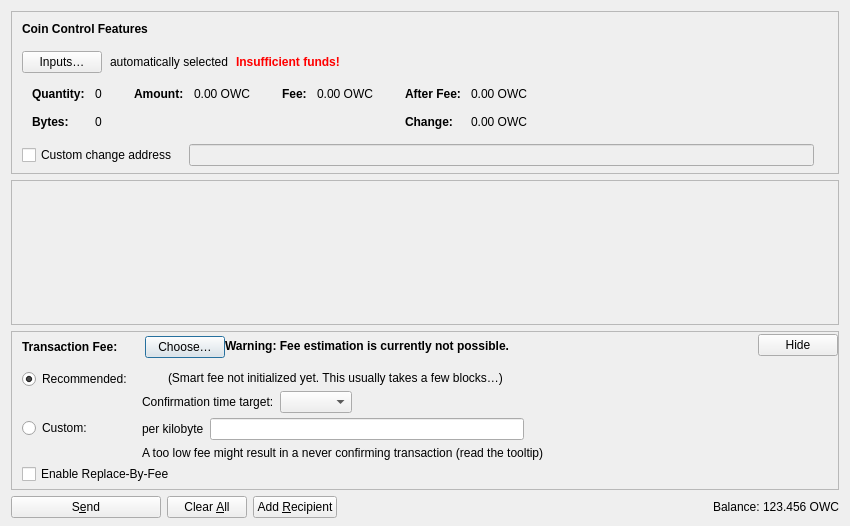
<?xml version="1.0" encoding="UTF-8"?>
<ui version="4.0">
 <class>SendCoinsDialog</class>
 <widget class="QDialog" name="SendCoinsDialog">
  <property name="geometry">
   <rect>
    <x>0</x>
    <y>0</y>
    <width>850</width>
    <height>526</height>
   </rect>
  </property>
  <property name="windowTitle">
   <string>Send Coins</string>
  </property>
  <layout class="QVBoxLayout" name="verticalLayout" stretch="0,1,0,0">
   <property name="bottomMargin">
    <number>8</number>
   </property>
   <item>
    <widget class="QFrame" name="frameCoinControl">
     <property name="sizePolicy">
      <sizepolicy hsizetype="Expanding" vsizetype="Expanding">
       <horstretch>0</horstretch>
       <verstretch>0</verstretch>
      </sizepolicy>
     </property>
     <property name="maximumSize">
      <size>
       <width>16777215</width>
       <height>16777215</height>
      </size>
     </property>
     <property name="frameShape">
      <enum>QFrame::StyledPanel</enum>
     </property>
     <property name="frameShadow">
      <enum>QFrame::Sunken</enum>
     </property>
     <layout class="QVBoxLayout" name="verticalLayoutCoinControl2">
      <property name="spacing">
       <number>0</number>
      </property>
      <property name="leftMargin">
       <number>0</number>
      </property>
      <property name="topMargin">
       <number>0</number>
      </property>
      <property name="rightMargin">
       <number>0</number>
      </property>
      <property name="bottomMargin">
       <number>6</number>
      </property>
      <item>
       <layout class="QVBoxLayout" name="verticalLayoutCoinControl" stretch="0,0,0,0,1">
        <property name="spacing">
         <number>0</number>
        </property>
        <property name="leftMargin">
         <number>10</number>
        </property>
        <property name="topMargin">
         <number>10</number>
        </property>
        <item>
         <layout class="QHBoxLayout" name="horizontalLayoutCoinControl1">
          <property name="bottomMargin">
           <number>15</number>
          </property>
          <item>
           <widget class="QLabel" name="labelCoinControlFeatures">
            <property name="sizePolicy">
             <sizepolicy hsizetype="Preferred" vsizetype="Maximum">
              <horstretch>0</horstretch>
              <verstretch>0</verstretch>
             </sizepolicy>
            </property>
            <property name="font">
             <font>
              <weight>75</weight>
              <bold>true</bold>
             </font>
            </property>
            <property name="styleSheet">
             <string notr="true">font-weight:bold;</string>
            </property>
            <property name="text">
             <string>Coin Control Features</string>
            </property>
           </widget>
          </item>
         </layout>
        </item>
        <item>
         <layout class="QHBoxLayout" name="horizontalLayoutCoinControl2" stretch="0,0,0,0">
          <property name="spacing">
           <number>8</number>
          </property>
          <property name="bottomMargin">
           <number>10</number>
          </property>
          <item>
           <widget class="QPushButton" name="pushButtonCoinControl">
            <property name="styleSheet">
             <string notr="true"/>
            </property>
            <property name="text">
             <string>Inputs…</string>
            </property>
            <property name="autoDefault">
             <bool>false</bool>
            </property>
           </widget>
          </item>
          <item>
           <widget class="QLabel" name="labelCoinControlAutomaticallySelected">
            <property name="text">
             <string>automatically selected</string>
            </property>
            <property name="margin">
             <number>5</number>
            </property>
           </widget>
          </item>
          <item>
           <widget class="QLabel" name="labelCoinControlInsuffFunds">
            <property name="font">
             <font>
              <weight>75</weight>
              <bold>true</bold>
             </font>
            </property>
            <property name="styleSheet">
             <string notr="true">color:red;font-weight:bold;</string>
            </property>
            <property name="text">
             <string>Insufficient funds!</string>
            </property>
            <property name="margin">
             <number>5</number>
            </property>
           </widget>
          </item>
          <item>
           <spacer name="horizontalSpacerCoinControl">
            <property name="orientation">
             <enum>Qt::Horizontal</enum>
            </property>
            <property name="sizeHint" stdset="0">
             <size>
              <width>40</width>
              <height>1</height>
             </size>
            </property>
           </spacer>
          </item>
         </layout>
        </item>
        <item>
         <widget class="QWidget" name="widgetCoinControl" native="true">
          <property name="sizePolicy">
           <sizepolicy hsizetype="Preferred" vsizetype="Preferred">
            <horstretch>0</horstretch>
            <verstretch>0</verstretch>
           </sizepolicy>
          </property>
          <property name="minimumSize">
           <size>
            <width>0</width>
            <height>0</height>
           </size>
          </property>
          <property name="styleSheet">
           <string notr="true"/>
          </property>
          <layout class="QHBoxLayout" name="horizontalLayoutCoinControl5">
           <property name="leftMargin">
            <number>0</number>
           </property>
           <property name="topMargin">
            <number>0</number>
           </property>
           <property name="rightMargin">
            <number>0</number>
           </property>
           <property name="bottomMargin">
            <number>0</number>
           </property>
           <item>
            <layout class="QHBoxLayout" name="horizontalLayoutCoinControl3" stretch="0,0,0,1">
             <property name="spacing">
              <number>20</number>
             </property>
             <property name="topMargin">
              <number>0</number>
             </property>
             <property name="bottomMargin">
              <number>10</number>
             </property>
             <item>
              <layout class="QFormLayout" name="formLayoutCoinControl1">
               <property name="labelAlignment">
                <set>Qt::AlignLeft|Qt::AlignVCenter</set>
               </property>
               <property name="horizontalSpacing">
                <number>10</number>
               </property>
               <property name="verticalSpacing">
                <number>14</number>
               </property>
               <property name="leftMargin">
                <number>10</number>
               </property>
               <property name="topMargin">
                <number>4</number>
               </property>
               <property name="rightMargin">
                <number>6</number>
               </property>
               <item row="0" column="0">
                <widget class="QLabel" name="labelCoinControlQuantityText">
                 <property name="font">
                  <font>
                   <weight>75</weight>
                   <bold>true</bold>
                  </font>
                 </property>
                 <property name="text">
                  <string>Quantity:</string>
                 </property>
                 <property name="margin">
                  <number>0</number>
                 </property>
                </widget>
               </item>
               <item row="0" column="1">
                <widget class="QLabel" name="labelCoinControlQuantity">
                 <property name="cursor">
                  <cursorShape>IBeamCursor</cursorShape>
                 </property>
                 <property name="contextMenuPolicy">
                  <enum>Qt::ActionsContextMenu</enum>
                 </property>
                 <property name="text">
                  <string notr="true">0</string>
                 </property>
                 <property name="margin">
                  <number>0</number>
                 </property>
                 <property name="textInteractionFlags">
                  <set>Qt::LinksAccessibleByMouse|Qt::TextSelectableByKeyboard|Qt::TextSelectableByMouse</set>
                 </property>
                </widget>
               </item>
               <item row="1" column="0">
                <widget class="QLabel" name="labelCoinControlBytesText">
                 <property name="font">
                  <font>
                   <weight>75</weight>
                   <bold>true</bold>
                  </font>
                 </property>
                 <property name="text">
                  <string>Bytes:</string>
                 </property>
                </widget>
               </item>
               <item row="1" column="1">
                <widget class="QLabel" name="labelCoinControlBytes">
                 <property name="cursor">
                  <cursorShape>IBeamCursor</cursorShape>
                 </property>
                 <property name="contextMenuPolicy">
                  <enum>Qt::ActionsContextMenu</enum>
                 </property>
                 <property name="text">
                  <string notr="true">0</string>
                 </property>
                 <property name="textInteractionFlags">
                  <set>Qt::LinksAccessibleByMouse|Qt::TextSelectableByKeyboard|Qt::TextSelectableByMouse</set>
                 </property>
                </widget>
               </item>
              </layout>
             </item>
             <item>
              <layout class="QFormLayout" name="formLayoutCoinControl2">
               <property name="horizontalSpacing">
                <number>10</number>
               </property>
               <property name="verticalSpacing">
                <number>14</number>
               </property>
               <property name="leftMargin">
                <number>6</number>
               </property>
               <property name="topMargin">
                <number>4</number>
               </property>
               <property name="rightMargin">
                <number>6</number>
               </property>
               <item row="0" column="0">
                <widget class="QLabel" name="labelCoinControlAmountText">
                 <property name="font">
                  <font>
                   <weight>75</weight>
                   <bold>true</bold>
                  </font>
                 </property>
                 <property name="text">
                  <string>Amount:</string>
                 </property>
                 <property name="margin">
                  <number>0</number>
                 </property>
                </widget>
               </item>
               <item row="0" column="1">
                <widget class="QLabel" name="labelCoinControlAmount">
                 <property name="cursor">
                  <cursorShape>IBeamCursor</cursorShape>
                 </property>
                 <property name="contextMenuPolicy">
                  <enum>Qt::ActionsContextMenu</enum>
                 </property>
                 <property name="text">
                  <string notr="true">0.00 OWC</string>
                 </property>
                 <property name="textInteractionFlags">
                  <set>Qt::LinksAccessibleByMouse|Qt::TextSelectableByKeyboard|Qt::TextSelectableByMouse</set>
                 </property>
                </widget>
               </item>
              </layout>
             </item>
             <item>
              <layout class="QFormLayout" name="formLayoutCoinControl3">
               <property name="horizontalSpacing">
                <number>10</number>
               </property>
               <property name="verticalSpacing">
                <number>14</number>
               </property>
               <property name="leftMargin">
                <number>6</number>
               </property>
               <property name="topMargin">
                <number>4</number>
               </property>
               <property name="rightMargin">
                <number>6</number>
               </property>
               <item row="0" column="0">
                <widget class="QLabel" name="labelCoinControlFeeText">
                 <property name="font">
                  <font>
                   <weight>75</weight>
                   <bold>true</bold>
                  </font>
                 </property>
                 <property name="text">
                  <string>Fee:</string>
                 </property>
                 <property name="margin">
                  <number>0</number>
                 </property>
                </widget>
               </item>
               <item row="0" column="1">
                <widget class="QLabel" name="labelCoinControlFee">
                 <property name="cursor">
                  <cursorShape>IBeamCursor</cursorShape>
                 </property>
                 <property name="contextMenuPolicy">
                  <enum>Qt::ActionsContextMenu</enum>
                 </property>
                 <property name="text">
                  <string notr="true">0.00 OWC</string>
                 </property>
                 <property name="textInteractionFlags">
                  <set>Qt::LinksAccessibleByMouse|Qt::TextSelectableByKeyboard|Qt::TextSelectableByMouse</set>
                 </property>
                </widget>
               </item>
              </layout>
             </item>
             <item>
              <layout class="QFormLayout" name="formLayoutCoinControl4">
               <property name="labelAlignment">
                <set>Qt::AlignLeft|Qt::AlignVCenter</set>
               </property>
               <property name="horizontalSpacing">
                <number>10</number>
               </property>
               <property name="verticalSpacing">
                <number>14</number>
               </property>
               <property name="leftMargin">
                <number>6</number>
               </property>
               <property name="topMargin">
                <number>4</number>
               </property>
               <property name="rightMargin">
                <number>6</number>
               </property>
               <item row="0" column="0">
                <widget class="QLabel" name="labelCoinControlAfterFeeText">
                 <property name="font">
                  <font>
                   <weight>75</weight>
                   <bold>true</bold>
                  </font>
                 </property>
                 <property name="text">
                  <string>After Fee:</string>
                 </property>
                 <property name="margin">
                  <number>0</number>
                 </property>
                </widget>
               </item>
               <item row="0" column="1">
                <widget class="QLabel" name="labelCoinControlAfterFee">
                 <property name="cursor">
                  <cursorShape>IBeamCursor</cursorShape>
                 </property>
                 <property name="contextMenuPolicy">
                  <enum>Qt::ActionsContextMenu</enum>
                 </property>
                 <property name="text">
                  <string notr="true">0.00 OWC</string>
                 </property>
                 <property name="textInteractionFlags">
                  <set>Qt::LinksAccessibleByMouse|Qt::TextSelectableByKeyboard|Qt::TextSelectableByMouse</set>
                 </property>
                </widget>
               </item>
               <item row="1" column="0">
                <widget class="QLabel" name="labelCoinControlChangeText">
                 <property name="font">
                  <font>
                   <weight>75</weight>
                   <bold>true</bold>
                  </font>
                 </property>
                 <property name="text">
                  <string>Change:</string>
                 </property>
                </widget>
               </item>
               <item row="1" column="1">
                <widget class="QLabel" name="labelCoinControlChange">
                 <property name="cursor">
                  <cursorShape>IBeamCursor</cursorShape>
                 </property>
                 <property name="contextMenuPolicy">
                  <enum>Qt::ActionsContextMenu</enum>
                 </property>
                 <property name="text">
                  <string notr="true">0.00 OWC</string>
                 </property>
                 <property name="textInteractionFlags">
                  <set>Qt::LinksAccessibleByMouse|Qt::TextSelectableByKeyboard|Qt::TextSelectableByMouse</set>
                 </property>
                </widget>
               </item>
              </layout>
             </item>
            </layout>
           </item>
          </layout>
         </widget>
        </item>
        <item>
         <layout class="QHBoxLayout" name="horizontalLayoutCoinControl4" stretch="0,0,0">
          <property name="spacing">
           <number>12</number>
          </property>
          <property name="sizeConstraint">
           <enum>QLayout::SetDefaultConstraint</enum>
          </property>
          <property name="topMargin">
           <number>5</number>
          </property>
          <property name="rightMargin">
           <number>5</number>
          </property>
          <item>
           <widget class="QCheckBox" name="checkBoxCoinControlChange">
            <property name="toolTip">
             <string>If this is activated, but the change address is empty or invalid, change will be sent to a newly generated address.</string>
            </property>
            <property name="text">
             <string>Custom change address</string>
            </property>
           </widget>
          </item>
          <item>
           <widget class="QValidatedLineEdit" name="lineEditCoinControlChange">
            <property name="enabled">
             <bool>false</bool>
            </property>
            <property name="sizePolicy">
             <sizepolicy hsizetype="Expanding" vsizetype="Fixed">
              <horstretch>0</horstretch>
              <verstretch>0</verstretch>
             </sizepolicy>
            </property>
           </widget>
          </item>
          <item>
           <widget class="QLabel" name="labelCoinControlChangeLabel">
            <property name="sizePolicy">
             <sizepolicy hsizetype="Preferred" vsizetype="Expanding">
              <horstretch>0</horstretch>
              <verstretch>0</verstretch>
             </sizepolicy>
            </property>
            <property name="minimumSize">
             <size>
              <width>0</width>
              <height>0</height>
             </size>
            </property>
            <property name="text">
             <string/>
            </property>
            <property name="margin">
             <number>3</number>
            </property>
           </widget>
          </item>
         </layout>
        </item>
        <item>
         <spacer name="verticalSpacerCoinControl">
          <property name="orientation">
           <enum>Qt::Vertical</enum>
          </property>
          <property name="sizeHint" stdset="0">
           <size>
            <width>800</width>
            <height>1</height>
           </size>
          </property>
         </spacer>
        </item>
       </layout>
      </item>
     </layout>
    </widget>
   </item>
   <item>
    <widget class="QScrollArea" name="scrollArea">
     <property name="widgetResizable">
      <bool>true</bool>
     </property>
     <widget class="QWidget" name="scrollAreaWidgetContents">
      <property name="geometry">
       <rect>
        <x>0</x>
        <y>0</y>
        <width>830</width>
        <height>104</height>
       </rect>
      </property>
      <layout class="QVBoxLayout" name="verticalLayout_2" stretch="0,1">
       <property name="leftMargin">
        <number>0</number>
       </property>
       <property name="topMargin">
        <number>0</number>
       </property>
       <property name="rightMargin">
        <number>0</number>
       </property>
       <property name="bottomMargin">
        <number>0</number>
       </property>
       <item>
        <layout class="QVBoxLayout" name="entries">
         <property name="spacing">
          <number>6</number>
         </property>
        </layout>
       </item>
       <item>
        <spacer name="verticalSpacer">
         <property name="orientation">
          <enum>Qt::Vertical</enum>
         </property>
         <property name="sizeHint" stdset="0">
          <size>
           <width>20</width>
           <height>40</height>
          </size>
         </property>
        </spacer>
       </item>
      </layout>
     </widget>
    </widget>
   </item>
   <item>
    <widget class="QFrame" name="frameFee">
     <property name="sizePolicy">
      <sizepolicy hsizetype="Expanding" vsizetype="Expanding">
       <horstretch>0</horstretch>
       <verstretch>0</verstretch>
      </sizepolicy>
     </property>
     <property name="maximumSize">
      <size>
       <width>16777215</width>
       <height>16777215</height>
      </size>
     </property>
     <property name="frameShape">
      <enum>QFrame::StyledPanel</enum>
     </property>
     <property name="frameShadow">
      <enum>QFrame::Sunken</enum>
     </property>
     <layout class="QVBoxLayout" name="verticalLayoutFee1">
      <property name="spacing">
       <number>0</number>
      </property>
      <property name="leftMargin">
       <number>0</number>
      </property>
      <property name="topMargin">
       <number>0</number>
      </property>
      <property name="rightMargin">
       <number>0</number>
      </property>
      <property name="bottomMargin">
       <number>0</number>
      </property>
      <item>
       <layout class="QVBoxLayout" name="verticalLayoutFee2" stretch="0,0,0">
        <property name="spacing">
         <number>0</number>
        </property>
        <property name="leftMargin">
         <number>10</number>
        </property>
        <property name="topMargin">
         <number>0</number>
        </property>
        <item>
         <layout class="QHBoxLayout" name="horizontalLayoutFee1">
          <property name="bottomMargin">
           <number>0</number>
          </property>
          <item>
           <layout class="QVBoxLayout" name="verticalLayoutFee7">
            <property name="spacing">
             <number>0</number>
            </property>
            <item>
             <spacer name="verticalSpacerSmartFee">
              <property name="orientation">
               <enum>Qt::Vertical</enum>
              </property>
              <property name="sizeType">
               <enum>QSizePolicy::Fixed</enum>
              </property>
              <property name="sizeHint" stdset="0">
               <size>
                <width>1</width>
                <height>4</height>
               </size>
              </property>
             </spacer>
            </item>
            <item>
             <layout class="QHBoxLayout" name="horizontalLayoutSmartFee">
              <property name="spacing">
               <number>10</number>
              </property>
              <item>
               <widget class="QLabel" name="labelFeeHeadline">
                <property name="sizePolicy">
                 <sizepolicy hsizetype="Preferred" vsizetype="Maximum">
                  <horstretch>0</horstretch>
                  <verstretch>0</verstretch>
                 </sizepolicy>
                </property>
                <property name="font">
                 <font>
                  <weight>75</weight>
                  <bold>true</bold>
                 </font>
                </property>
                <property name="styleSheet">
                 <string notr="true">font-weight:bold;</string>
                </property>
                <property name="text">
                 <string>Transaction Fee:</string>
                </property>
               </widget>
              </item>
              <item>
               <widget class="QLabel" name="labelFeeMinimized">
                <property name="text">
                 <string/>
                </property>
               </widget>
              </item>
              <item>
               <widget class="QPushButton" name="buttonChooseFee">
                <property name="text">
                 <string>Choose…</string>
                </property>
               </widget>
              </item>
             </layout>
            </item>
            <item>
             <spacer name="verticalSpacer_5">
              <property name="orientation">
               <enum>Qt::Vertical</enum>
              </property>
              <property name="sizeHint" stdset="0">
               <size>
                <width>1</width>
                <height>1</height>
               </size>
              </property>
             </spacer>
            </item>
           </layout>
          </item>
          <item>
           <widget class="QLabel" name="fallbackFeeWarningLabel">
            <property name="toolTip">
             <string>Using the fallbackfee can result in sending a transaction that will take several hours or days (or never) to confirm. Consider choosing your fee manually or wait until you have validated the complete chain.</string>
            </property>
            <property name="font">
            <font>
                <weight>75</weight>
                <bold>true</bold>
            </font>
            </property>
            <property name="text">
             <string>Warning: Fee estimation is currently not possible.</string>
            </property>
            <property name="wordWrap">
             <bool>false</bool>
            </property>
           </widget>
          </item>
          <item>
           <spacer name="horizontalSpacer_4">
            <property name="orientation">
             <enum>Qt::Horizontal</enum>
            </property>
            <property name="sizeType">
             <enum>QSizePolicy::MinimumExpanding</enum>
            </property>
            <property name="sizeHint" stdset="0">
             <size>
              <width>40</width>
              <height>20</height>
             </size>
            </property>
           </spacer>
          </item>
          <item>
           <widget class="QPushButton" name="buttonMinimizeFee">
            <property name="toolTip">
             <string>Hide transaction fee settings</string>
            </property>
            <property name="text">
             <string>Hide</string>
            </property>
           </widget>
          </item>
         </layout>
        </item>
        <item>
         <widget class="QFrame" name="frameFeeSelection">
          <layout class="QVBoxLayout" name="verticalLayoutFee12">
           <property name="spacing">
            <number>0</number>
           </property>
           <property name="leftMargin">
            <number>0</number>
           </property>
           <property name="topMargin">
            <number>0</number>
           </property>
           <property name="rightMargin">
            <number>0</number>
           </property>
           <property name="bottomMargin">
            <number>0</number>
           </property>
           <item>
            <layout class="QGridLayout" name="gridLayoutFee">
             <property name="topMargin">
              <number>10</number>
             </property>
             <property name="bottomMargin">
              <number>4</number>
             </property>
             <property name="horizontalSpacing">
              <number>10</number>
             </property>
             <property name="verticalSpacing">
              <number>4</number>
             </property>
             <item row="1" column="1">
              <layout class="QVBoxLayout" name="verticalLayoutFee8">
               <property name="spacing">
                <number>6</number>
               </property>
               <item>
                <layout class="QHBoxLayout" name="horizontalLayoutFee13">
                 <item>
                  <widget class="QLabel" name="labelCustomPerKilobyte">
                   <property name="toolTip">
                    <string>Specify a custom fee per kB (1,000 bytes) of the transaction's virtual size.

Note:  Since the fee is calculated on a per-byte basis, a fee rate of "100 satoshis per kvB" for a transaction size of 500 virtual bytes (half of 1 kvB) would ultimately yield a fee of only 50 satoshis.</string>
                   </property>
                   <property name="text">
                    <string>per kilobyte</string>
                   </property>
                  </widget>
                 </item>
                 <item>
                  <widget class="OwnCrewAmountField" name="customFee"/>
                 </item>
                 <item>
                  <spacer name="horizontalSpacer_6">
                   <property name="orientation">
                    <enum>Qt::Horizontal</enum>
                   </property>
                   <property name="sizeHint" stdset="0">
                    <size>
                     <width>1</width>
                     <height>1</height>
                    </size>
                   </property>
                  </spacer>
                 </item>
                </layout>
               </item>
               <item>
                <layout class="QHBoxLayout" name="horizontalLayoutFee8">
                 <item>
                  <widget class="QLabel" name="labelCustomFeeWarning">
                   <property name="enabled">
                    <bool>true</bool>
                   </property>
                   <property name="toolTip">
                    <string>When there is less transaction volume than space in the blocks, miners as well as relaying nodes may enforce a minimum fee. Paying only this minimum fee is just fine, but be aware that this can result in a never confirming transaction once there is more demand for owncrew transactions than the network can process.</string>
                   </property>
                   <property name="text">
                    <string>A too low fee might result in a never confirming transaction (read the tooltip)</string>
                   </property>
                  </widget>
                 </item>
                 <item>
                  <spacer name="horizontalSpacer_2">
                   <property name="orientation">
                    <enum>Qt::Horizontal</enum>
                   </property>
                   <property name="sizeHint" stdset="0">
                    <size>
                     <width>1</width>
                     <height>1</height>
                    </size>
                   </property>
                  </spacer>
                 </item>
                </layout>
               </item>
              </layout>
             </item>
             <item row="0" column="0">
              <layout class="QVBoxLayout" name="verticalLayoutFee4" stretch="0,1">
               <item>
                <widget class="QRadioButton" name="radioSmartFee">
                 <property name="text">
                  <string>Recommended:</string>
                 </property>
                 <property name="checked">
                  <bool>true</bool>
                 </property>
                 <attribute name="buttonGroup">
                  <string notr="true">groupFee</string>
                 </attribute>
                </widget>
               </item>
               <item>
                <spacer name="verticalSpacer_2">
                 <property name="orientation">
                  <enum>Qt::Vertical</enum>
                 </property>
                 <property name="sizeHint" stdset="0">
                  <size>
                   <width>1</width>
                   <height>1</height>
                  </size>
                 </property>
                </spacer>
               </item>
              </layout>
             </item>
             <item row="1" column="0">
              <layout class="QVBoxLayout" name="verticalLayoutFee9" stretch="0,1">
               <item>
                <widget class="QRadioButton" name="radioCustomFee">
                 <property name="text">
                  <string>Custom:</string>
                 </property>
                 <attribute name="buttonGroup">
                  <string notr="true">groupFee</string>
                 </attribute>
                </widget>
               </item>
               <item>
                <spacer name="verticalSpacer_6">
                 <property name="orientation">
                  <enum>Qt::Vertical</enum>
                 </property>
                 <property name="sizeHint" stdset="0">
                  <size>
                   <width>1</width>
                   <height>1</height>
                  </size>
                 </property>
                </spacer>
               </item>
              </layout>
             </item>
             <item row="0" column="1">
              <layout class="QVBoxLayout" name="verticalLayoutFee3" stretch="0,0,1">
               <property name="spacing">
                <number>6</number>
               </property>
               <property name="topMargin">
                <number>2</number>
               </property>
               <item>
                <layout class="QHBoxLayout" name="horizontalLayoutFee12">
                 <item>
                  <widget class="QLabel" name="labelSmartFee">
                   <property name="text">
                    <string/>
                   </property>
                  </widget>
                 </item>
                 <item>
                  <widget class="QLabel" name="labelFeeEstimation">
                   <property name="text">
                    <string/>
                   </property>
                  </widget>
                 </item>
                 <item>
                  <widget class="QLabel" name="labelSmartFee2">
                   <property name="text">
                    <string>(Smart fee not initialized yet. This usually takes a few blocks…)</string>
                   </property>
                  </widget>
                 </item>
                 <item>
                  <spacer name="horizontalSpacer_5">
                   <property name="orientation">
                    <enum>Qt::Horizontal</enum>
                   </property>
                   <property name="sizeHint" stdset="0">
                    <size>
                     <width>1</width>
                     <height>1</height>
                    </size>
                   </property>
                  </spacer>
                 </item>
                </layout>
               </item>
               <item>
                <layout class="QHBoxLayout" name="horizontalLayoutFee9">
                 <item>
                  <layout class="QVBoxLayout" name="verticalLayoutFee6">
                   <item>
                    <widget class="QLabel" name="labelSmartFee3">
                     <property name="text">
                      <string>Confirmation time target:</string>
                     </property>
                    </widget>
                   </item>
                  </layout>
                 </item>
                 <item>
                  <layout class="QVBoxLayout" name="verticalLayoutFee5">
                   <property name="rightMargin">
                    <number>30</number>
                   </property>
                   <item>
                    <layout class="QHBoxLayout" name="horizontalLayoutConfTarget">
                     <property name="bottomMargin">
                      <number>0</number>
                     </property>
                     <item>
                      <widget class="QComboBox" name="confTargetSelector"/>
                     </item>
                     <item>
                      <spacer name="horizontalSpacerConfTarget">
                       <property name="orientation">
                        <enum>Qt::Horizontal</enum>
                       </property>
                       <property name="sizeHint" stdset="0">
                        <size>
                         <width>40</width>
                         <height>20</height>
                        </size>
                       </property>
                      </spacer>
                     </item>
                    </layout>
                   </item>
                  </layout>
                 </item>
                </layout>
               </item>
               <item>
                <spacer name="verticalSpacer_4">
                 <property name="orientation">
                  <enum>Qt::Vertical</enum>
                 </property>
                 <property name="sizeHint" stdset="0">
                  <size>
                   <width>1</width>
                   <height>1</height>
                  </size>
                 </property>
                </spacer>
               </item>
              </layout>
             </item>
            </layout>
           </item>
           <item>
            <widget class="QCheckBox" name="optInRBF">
             <property name="text">
              <string>Enable Replace-By-Fee</string>
             </property>
             <property name="toolTip">
              <string>With Replace-By-Fee (BIP-125) you can increase a transaction's fee after it is sent. Without this, a higher fee may be recommended to compensate for increased transaction delay risk.</string>
             </property>
            </widget>
           </item>
          </layout>
         </widget>
        </item>
        <item>
         <spacer name="verticalSpacerFee">
          <property name="orientation">
           <enum>Qt::Vertical</enum>
          </property>
          <property name="sizeHint" stdset="0">
           <size>
            <width>40</width>
            <height>5</height>
           </size>
          </property>
         </spacer>
        </item>
       </layout>
      </item>
     </layout>
    </widget>
   </item>
   <item>
    <layout class="QHBoxLayout" name="horizontalLayout">
     <item>
      <widget class="QPushButton" name="sendButton">
       <property name="minimumSize">
        <size>
         <width>150</width>
         <height>0</height>
        </size>
       </property>
       <property name="toolTip">
        <string>Confirm the send action</string>
       </property>
       <property name="text">
        <string>S&amp;end</string>
       </property>
       <property name="icon">
        <iconset resource="../owncrew.qrc">
         <normaloff>:/icons/send</normaloff>:/icons/send</iconset>
       </property>
       <property name="autoDefault">
        <bool>false</bool>
       </property>
       <property name="default">
        <bool>false</bool>
       </property>
      </widget>
     </item>
     <item>
      <widget class="QPushButton" name="clearButton">
       <property name="sizePolicy">
        <sizepolicy hsizetype="Minimum" vsizetype="Fixed">
         <horstretch>0</horstretch>
         <verstretch>0</verstretch>
        </sizepolicy>
       </property>
       <property name="toolTip">
        <string>Clear all fields of the form.</string>
       </property>
       <property name="text">
        <string>Clear &amp;All</string>
       </property>
       <property name="icon">
        <iconset resource="../owncrew.qrc">
         <normaloff>:/icons/remove</normaloff>:/icons/remove</iconset>
       </property>
       <property name="autoDefault">
        <bool>false</bool>
       </property>
      </widget>
     </item>
     <item>
      <widget class="QPushButton" name="addButton">
       <property name="toolTip">
        <string>Send to multiple recipients at once</string>
       </property>
       <property name="text">
        <string>Add &amp;Recipient</string>
       </property>
       <property name="icon">
        <iconset resource="../owncrew.qrc">
         <normaloff>:/icons/add</normaloff>:/icons/add</iconset>
       </property>
       <property name="autoDefault">
        <bool>false</bool>
       </property>
      </widget>
     </item>
     <item>
      <spacer name="horizontalSpacer">
       <property name="orientation">
        <enum>Qt::Horizontal</enum>
       </property>
       <property name="sizeHint" stdset="0">
        <size>
         <width>40</width>
         <height>20</height>
        </size>
       </property>
      </spacer>
     </item>
     <item>
      <layout class="QHBoxLayout" name="horizontalLayout_2">
       <property name="spacing">
        <number>3</number>
       </property>
       <item>
        <widget class="QLabel" name="labelBalanceName">
         <property name="sizePolicy">
          <sizepolicy hsizetype="Preferred" vsizetype="Fixed">
           <horstretch>0</horstretch>
           <verstretch>0</verstretch>
          </sizepolicy>
         </property>
         <property name="text">
          <string>Balance:</string>
         </property>
        </widget>
       </item>
       <item>
        <widget class="QLabel" name="labelBalance">
         <property name="sizePolicy">
          <sizepolicy hsizetype="Preferred" vsizetype="Fixed">
           <horstretch>0</horstretch>
           <verstretch>0</verstretch>
          </sizepolicy>
         </property>
         <property name="cursor">
          <cursorShape>IBeamCursor</cursorShape>
         </property>
         <property name="text">
          <string notr="true">123.456 OWC</string>
         </property>
         <property name="textInteractionFlags">
          <set>Qt::LinksAccessibleByMouse|Qt::TextSelectableByKeyboard|Qt::TextSelectableByMouse</set>
         </property>
        </widget>
       </item>
      </layout>
     </item>
    </layout>
   </item>
  </layout>
 </widget>
 <customwidgets>
  <customwidget>
   <class>QValidatedLineEdit</class>
   <extends>QLineEdit</extends>
   <header>qt/qvalidatedlineedit.h</header>
  </customwidget>
  <customwidget>
   <class>OwnCrewAmountField</class>
   <extends>QLineEdit</extends>
   <header>qt/owncrewamountfield.h</header>
   <container>1</container>
  </customwidget>
 </customwidgets>
 <resources>
  <include location="../owncrew.qrc"/>
 </resources>
 <connections/>
 <buttongroups>
  <buttongroup name="groupFee"/>
 </buttongroups>
</ui>
